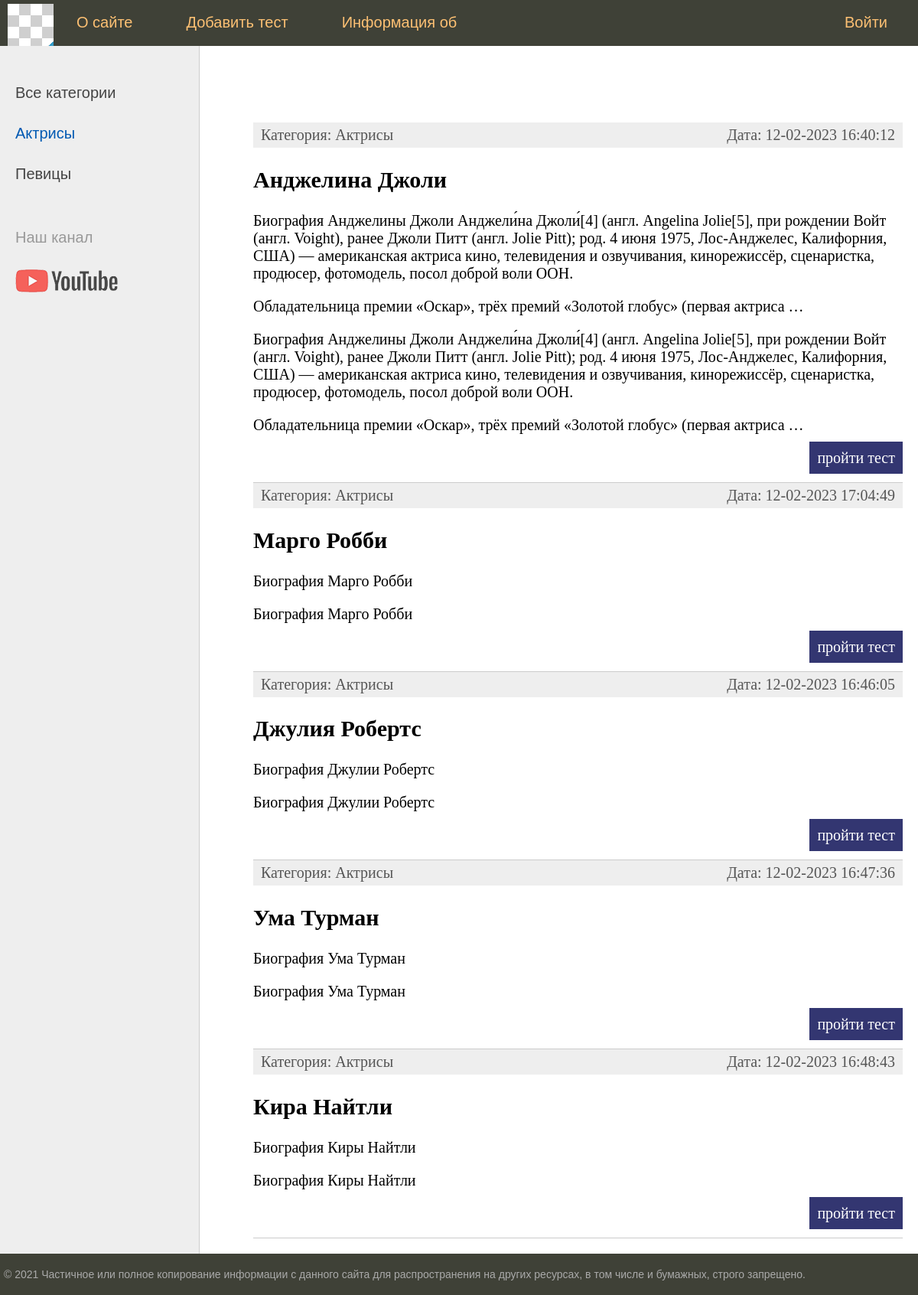
Page /category/1/ on the committed database.
### women/models.py (models this page shows, shortened)
class Category(models.Model):
    name = models.CharField(max_length=100, db_index=True, verbose_name="Категория")
    def __str__(self):
        return self.name
    def get_absolute_url(self):
        return reverse('category', kwargs={'cat_id': self.pk})
    class Meta:
        verbose_name = 'Категория'
        verbose_name_plural = 'Категории'
        ordering = ['id']

class Women(models.Model):
    objects = None
    title = models.CharField(max_length=255, verbose_name="Заголовок")
    content = models.TextField(blank=True, verbose_name="Текст статьи")
    photo = models.ImageField(upload_to="photos/%Y/%m/%d/", verbose_name="Фото")
    time_create = models.DateTimeField(auto_now_add=True, verbose_name="Время создания")
    time_update = models.DateTimeField(auto_now=True, verbose_name="Время изменения")
    is_published = models.BooleanField(default=True, verbose_name="Публикация")
    cat = models.ForeignKey('Category', on_delete=models.PROTECT, null=True, verbose_name="Категории")
    def get_absolute_url(self):
        return reverse('post', kwargs={'post_id': self.pk})
    class Meta:
        verbose_name = 'Известные женщины'
        verbose_name_plural = 'Известные женщины'
        ordering = ['time_create', 'title']

### women/views.py (the view)
# urls.py: path('category/<int:cat_id>/', show_category, name='category'),
def show_category(request, cat_id):
    posts = Women.objects.filter(cat_id=cat_id)
    cats = Category.objects.all()
    if len(posts) == 0:
        raise Http404()
    context = {
        'posts': posts,
        'cats': cats,
        'menu': menu,
        'title': 'Отображение по рубрикам',
        'cat_selected': cat_id,
    }
    return render(request, 'women/index.html', context=context)

### women/templates/women/index.html (shortened to what this page needs)
{% extends 'women/base.html' %}
{% block content %}
<ul class="list-articles">
	{% for p in posts %}
			<li><div class="article-panel">
         <p class="first">Категория: {{p.cat}}</p>
         <p class="last">Дата: {{p.time_update|date:"d-m-Y H:i:s"}}</p>
</div>
				<h2>{{p.title}}</h2>
				{% autoescape on %}
				{{p.content|linebreaks|truncatewords:50}}
				{% endautoescape %}
			<p>{{p.content|linebreaks|truncatewords:50}}</p>
			<p class="link-read-post"><a href="{{ p.get_absolute_url }}">пройти тест</a></p>
			</li>
	{% endfor %}
</ul>
{% endblock %}

### women/templates/women/base.html (shortened to what this page needs)
{% load static %}
<!DOCTYPE html>
<html>
<head>
	<link type="text/css" href="{% static 'women/css/styles.css' %}" rel="stylesheet" />
</head>
<body>
<table class="table-page" border=0 cellpadding="0" cellspacing="0">
<tr><td valign=top>
{% block mainmenu %}
		<div class="header">
			<ul id="mainmenu" class="mainmenu">
			<li class="logo"><a href="{% url 'home' %}"><div class="logo"></div></a></li>
{% for m in menu %}
	{% if not forloop.last %}
			<li><a href="{% url m.url_name %}">{{m.title}}</a></li>
	{% else %}
			<li class="last"><a href="{% url m.url_name %}">{{m.title}}</a></li>
	{% endif %}
{% endfor %}
			</ul>
		</div>
{% endblock mainmenu %}
<table class="table-content" border=0 cellpadding="0" cellspacing="0">
<tr>
	<td valign="top" class="left-chapters">
	<ul id="leftchapters">
		{% if cat_selected == 0 %}
                   <li class="selected">Все категории</li>
{% else %}
                   <li><a href="{% url 'home' %}">Все категории</a></li>
{% endif %}
{% for c in cats %}
         {% if c.pk == cat_selected %}
                   <li class="selected">{{c.name}}</li>
         {% else %}
                   <li><a href="{{ c.get_absolute_url }}">{{c.name}}</a></li>
         {% endif %}
{% endfor %}
		<li class="share">
		<p>Наш канал</p>
		<a class="share-yt" href="https://www.youtube.com/channel/UClJzWfGWuGJL2t-3dYKcHTA/playlists" target="_blank" rel="nofollow"></a>
		</li>
	</ul>
</td>
<td valign="top" class="content">
	<div class="content-text">
{% block content %}
{% endblock %}
	</div>
</td></tr></table>
</td></tr>
<tr><td valign=top>
	<div id="footer">
		<p>&copy; 2021 Частичное или полное копирование информации с данного сайта для распространения на других ресурсах, в том числе и бумажных, строго запрещено.</p>
	</div>
</td></tr></table>
</body>
</html>

### women/static/women/css/styles.css (style rules this page uses)
html, body { font-family: 'Arial'; margin: 0; padding: 0; height: 100%; width: 100%; color: #444; }
a { color: #0059b2; text-decoration: none; }
p.link-read-post { text-align: right; }
p.link-read-post a { padding: 10px; min-width: 100px; background: #333671; color: #fff; text-decoration: none; }
div.article-panel { background: #eee; padding: 5px 10px 5px 10px; box-sizing: border-box; overflow: hidden; color: #555; }
div.article-panel p.first { margin: 0; float: left; }
div.article-panel p.last { margin: 0; float: right; }
ul.list-articles { list-style: none; margin: 0; padding: 0; }
ul.list-articles li { border-bottom: 1px solid #ccc; }
.table-page { width: 100%; height: 100%; vertical-align: top; }
.table-page tr { height: 100%; }
.header { background: #3F4137; height: 60px; }
.logo { background: url('../images/logo.png') no-repeat 10px 5px; width: 70px; height: 60px; }
ul.mainmenu { list-style: none; margin: 0; padding: 0; height: 60px; color: #fdc073; font-size: 20px; overflow: hidden; }
ul.mainmenu li { float: left; margin: 18px 40px 0 30px; }
ul.mainmenu li.logo { margin: 0; }
ul.mainmenu li.last { float: right; }
ul.mainmenu li a { color: #fdc073; text-decoration: none; }
.table-content { width: 100%; min-height: 100%; height: 100%; }
.left-chapters { margin: 0; background: #eee; border-right: 1px solid #ccc; min-height: 100%; }
.left-chapters ul { width: 230px; min-height: 100%; margin: 0; padding: 20px 10px 10px 20px; list-style: none; font-size: 20px; }
.left-chapters ul li { margin: 30px 0 0 0; color: #999; }
.left-chapters ul li.selected { color: #0059b2; }
.left-chapters ul li a { color: #444; text-decoration: none; }
.left-chapters ul li.share { margin: 60px 0 0 0; }
.left-chapters ul li.share p { margin: 30px 0 30px 0; }
.left-chapters ul li.share a { display: inline-block; width: 40px; height: 40px; margin: 0 20px 0 0; }
.left-chapters ul li.share a.share-yt { width: 100%; height: 30px; background: url('../images/share_yt.png') no-repeat 0 0 }
.content { padding: 40px 20px 20px 40px; width: 100%; box-sizing: border-box; }
.content-text { margin: 60px 0 0 30px; color: #000; font-size: 20px; font-family: Yandex Sans Display Light; }
#footer { box-sizing: border-box; background: #3F4137; padding: 5px; color: #aaa; font-size: 14px; font-family: Verdana, Geneva, Arial, Helvetica; text-align: left; overflow: hidden; }

### rows in the picture
Category: name "Актрисы"
Category: name "Певицы"
Women: cat "Актрисы", time_update "12-02-2023 16:40:12", title "Анджелина Джоли", content "Биография Анджелины Джоли Анджели́на Джоли́[4] (англ. Angelina Jolie[5], при рождении Войт (англ. Voight), ранее Джоли Питт (англ. Jolie Pitt); род. 4 июня 1975, Лос-Анджелес, Калифорния, США) — американская актриса кино, телевидения и озвучивания, кинорежиссёр, сценаристка, продюсер, фотомодель, посол доброй воли ООН. Обладательница премии «Оскар», трёх премий «Золотой глобус» (первая актриса …"
Women: cat "Актрисы", time_update "12-02-2023 17:04:49", title "Марго Робби", content "Биография Марго Робби"
Women: cat "Актрисы", time_update "12-02-2023 16:46:05", title "Джулия Робертс", content "Биография Джулии Робертс"
Women: cat "Актрисы", time_update "12-02-2023 16:47:36", title "Ума Турман", content "Биография Ума Турман"
Women: cat "Актрисы", time_update "12-02-2023 16:48:43", title "Кира Найтли", content "Биография Киры Найтли"

### other values in the picture
{{ m.title }} "О сайте" "Добавить тест" "Информация об"
{{ m.title }} "Войти"
